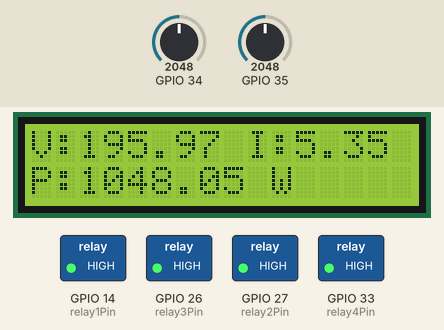
Recording of a sketch running on a simulated ESP32. Shown: 16×2 character LCD, switched loads named in the sketch (green lamp = pin HIGH). The inputs (shaded band) are chosen by the test bench; at power-on: GPIO 34 = 2048, GPIO 35 = 2048. What the sketch prints to the serial monitor is not drawn.

Above: at 1.2 s.
1.3 s: GPIO 34 set to 1084
At 2.5 s:
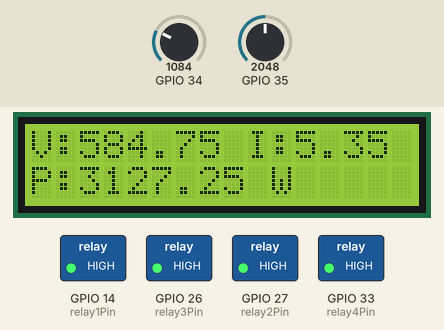
3.6 s: GPIO 34 set to 985
At 5.8 s:
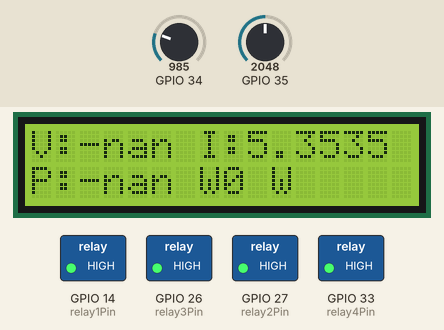
6.1 s: GPIO 35 set to 1124
At 7.0 s:
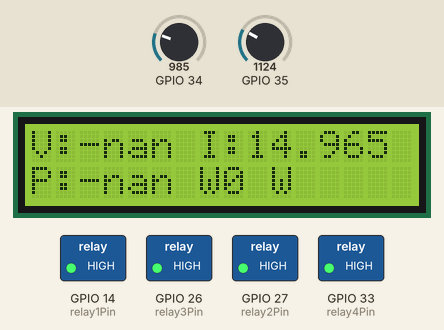
7.8 s: GPIO 35 set to 1020
At 9.1 s:
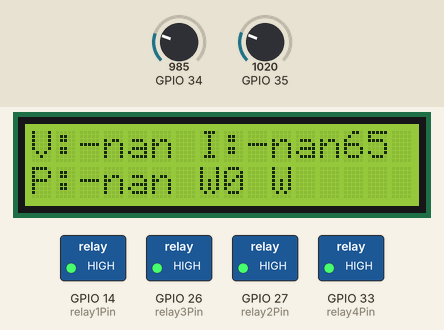
9.5 s: GPIO 34 set to 1228
At 11.2 s:
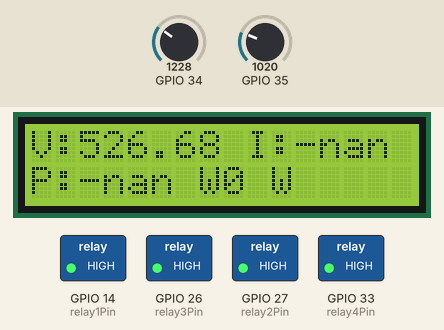
12.0 s: GPIO 34 set to 0
At 12.9 s:
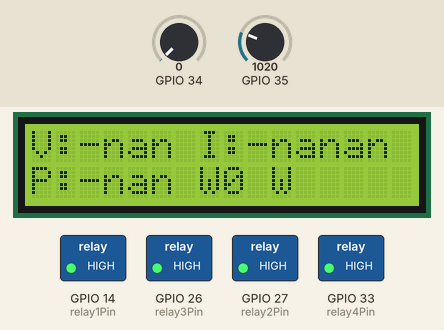
Timing chart, 0 to 15.0 s (numbered marks = the images above; inputs shaded):
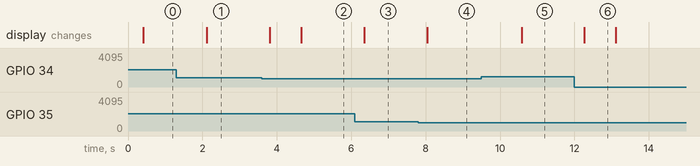

Measured:
- the behaviour switches between 1059 and 1058 on GPIO 34 (found by bisection; images 1 and 2)
- the behaviour switches between 1078 and 1077 on GPIO 35 (found by bisection; images 3 and 4)
- after the input at 1.3 s, the display: changes after 0.82 s (image 1)
- after the input at 3.6 s, the display: first changes after 0.21 s (image 2 shows a later state)
- after the input at 6.1 s, the display: changes after 0.25 s (image 3)
- after the input at 7.8 s, the display: changes after 0.24 s (image 4)
- after the input at 9.5 s, the display: changes after 1.1 s (image 5)
- after the input at 12.0 s, the display: changes after 0.27 s (image 6)

The sketch:

test.ino
```cpp
#include <Wire.h>  // Library for I2C communication
#include <LiquidCrystal_I2C.h>  // LCD over I2C
#include <driver/adc.h>  // For low-level ADC reading

// Define ADC channels for voltage and current
const adc1_channel_t voltageChannel = ADC1_CHANNEL_6;  // GPIO34
const adc1_channel_t currentChannel = ADC1_CHANNEL_7;  // GPIO35

// Define relay control pins
const int relay1Pin = GPIO_NUM_14;
const int relay2Pin = GPIO_NUM_27;
const int relay3Pin = GPIO_NUM_26;
const int relay4Pin = GPIO_NUM_33;

// LCD configuration (I2C address, columns, rows)
const int LCD_I2C_ADDRESS = 0x27;
const int LCD_COLS = 16;
const int LCD_ROWS = 2;
LiquidCrystal_I2C lcd(LCD_I2C_ADDRESS, LCD_COLS, LCD_ROWS);

// Calibration constants for voltage
const float zero_point_ADC_voltage = 2524.576;  // Midpoint of ADC readings when no voltage
const float voltage_calibration_factor = 0.4033;  // To convert ADC to real volts

// Calibration constants for current
const float zero_current_ADC_offset = 2543.270;  // Midpoint of ADC readings when no current
const float current_calibration_factor = 0.0104;  // To convert ADC to real amps

const int numSamples = 1000;  // Number of samples to take for RMS calculation
const int sampleDelayUs = 50;  // Delay between samples in microseconds

const adc_atten_t ADC_ATTEN = ADC_ATTEN_DB_11;  // Set attenuation for full 0–3.3V range

void setup() {
  Serial.begin(115200);  // Start serial communication for debugging
  Wire.begin(21, 22);  // Start I2C on GPIO21 (SDA), GPIO22 (SCL)
  lcd.begin();         // Initialize LCD
  lcd.backlight();     // Turn on LCD backlight
  lcd.clear();         // Clear LCD screen

  // Configure ADC settings
  adc1_config_width(ADC_WIDTH_BIT_12);  // 12-bit resolution
  adc1_config_channel_atten(voltageChannel, ADC_ATTEN);
  adc1_config_channel_atten(currentChannel, ADC_ATTEN);

  // Set all relay pins as output
  pinMode(relay1Pin, OUTPUT);
  pinMode(relay2Pin, OUTPUT);
  pinMode(relay3Pin, OUTPUT);
  pinMode(relay4Pin, OUTPUT);

  // Turn off all relays initially (HIGH = off for active-low relays)
  digitalWrite(relay1Pin, HIGH);
  digitalWrite(relay2Pin, HIGH);
  digitalWrite(relay3Pin, HIGH);
  digitalWrite(relay4Pin, HIGH);
}

void loop() {
  // --- Measure RMS voltage ---
  long sumOfSquaresVoltage = 0;
  for (int i = 0; i < numSamples; i++) {
    int rawValue = adc1_get_raw(voltageChannel);  // Get raw ADC value
    int centeredValue = rawValue - zero_point_ADC_voltage;  // Remove DC offset
    sumOfSquaresVoltage += (long)centeredValue * centeredValue;  // Square and accumulate
    delayMicroseconds(sampleDelayUs);  // Small delay
  }
  // Calculate RMS analog value and convert to actual voltage
  float rms_analog_voltage = sqrt((float)sumOfSquaresVoltage / numSamples);
  float actual_rms_voltage = rms_analog_voltage * voltage_calibration_factor;

  // --- Measure RMS current ---
  long sumOfSquaresCurrent = 0;
  for (int i = 0; i < numSamples; i++) {
    int rawValue = adc1_get_raw(currentChannel);  // Get raw ADC value
    int centeredValue = rawValue - zero_current_ADC_offset;  // Remove DC offset
    sumOfSquaresCurrent += (long)centeredValue * centeredValue;  // Square and accumulate
    delayMicroseconds(sampleDelayUs);
  }
  // Calculate RMS analog value and convert to actual current
  float rms_analog_current = sqrt((float)sumOfSquaresCurrent / numSamples);
  float actual_rms_current = rms_analog_current * current_calibration_factor;

  // --- Adjust based on whether plug is in socket ---
  if (actual_rms_voltage < 10) {
    // No socket connection – adjust to zero
    actual_rms_voltage -= 5.0;
    actual_rms_current -= 0.09;
  } else {
    // Socket connected – apply positive offset to correct
    actual_rms_voltage += 4.0;
    actual_rms_current += 0.2;
  }

  // --- Calculate power (P = V x I) ---
  float power = actual_rms_voltage * actual_rms_current;

  // --- Show values on LCD ---
  lcd.setCursor(0, 0);  // First row
  lcd.printf("V:%.2f I:%.2f", actual_rms_voltage, actual_rms_current);  // Compact display

  lcd.setCursor(0, 1);  // Second row
  lcd.printf("P:%.2f W", power);  // Show power

  // --- Debug output to Serial Monitor ---
  Serial.print("Voltage: ");
  Serial.print(actual_rms_voltage, 2);
  Serial.print(" V, Current: ");
  Serial.print(actual_rms_current, 2);
  Serial.print(" A, Power: ");
  Serial.print(power, 2);
  Serial.println(" W");

  delay(500);  // Wait before repeating
}

// --- Function to control relays based on command string (e.g., "ON1", "OFF2") ---
void processCommand(String cmd) {
  cmd.toUpperCase();  // Convert command to uppercase

  if (cmd == "ON1") digitalWrite(relay1Pin, LOW);
  else if (cmd == "OFF1") digitalWrite(relay1Pin, HIGH);
  else if (cmd == "ON2") digitalWrite(relay2Pin, LOW);
  else if (cmd == "OFF2") digitalWrite(relay2Pin, HIGH);
  else if (cmd == "ON3") digitalWrite(relay3Pin, LOW);
  else if (cmd == "OFF3") digitalWrite(relay3Pin, HIGH);
  else if (cmd == "ON4") digitalWrite(relay4Pin, LOW);
  else if (cmd == "OFF4") digitalWrite(relay4Pin, HIGH);
  else Serial.println("Invalid Command. Use ON1-OFF4.");  // Error message
}
```
